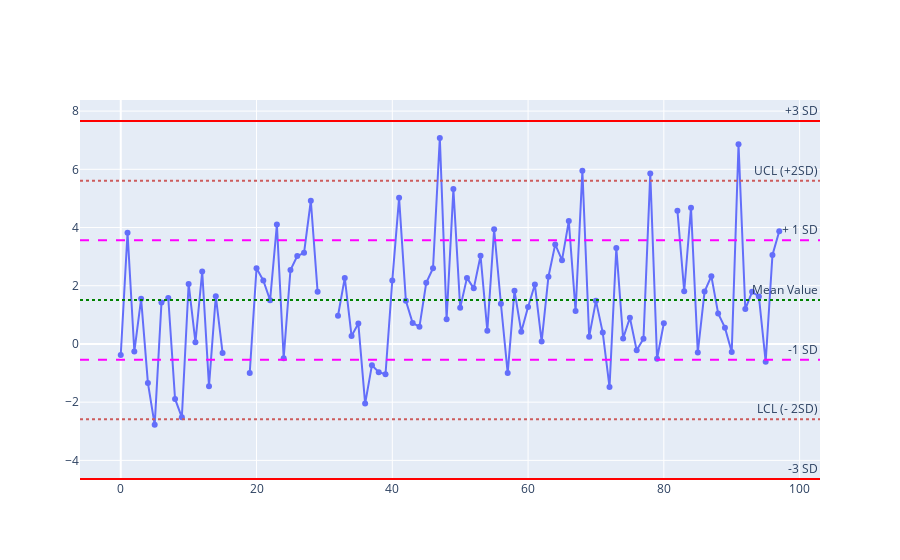

Source (notebook cell):
### Code cell
import plotly.graph_objects as go

fig = go.Figure(data=go.Scatter(y=df['A260 Concentration (ng/ul)'],
           mode='lines+markers'))

fig.add_hline(y=cl, line_color = 'green', line_dash="dot",
              annotation_text="Mean Value", 
              annotation_position="top right")

fig.add_hline(y=sd3pos, line_color = 'red',
              annotation_text="+3 SD", 
              annotation_position="top right")

fig.add_hline(y=ucl, line_color = 'indianred',line_dash='dot',
              annotation_text="UCL (+2SD)", 
              annotation_position="top right")

fig.add_hline(y=sd_pos, line_color = 'magenta',line_dash="dash",
              annotation_text="+ 1 SD", 
              annotation_position="top right")

fig.add_hline(y=sd_neg, line_color = 'magenta',line_dash="dash",
              annotation_text="-1 SD", 
              annotation_position="top right")


fig.add_hline(y=lcl, line_color = 'indianred',line_dash='dot',
              annotation_text="LCL (- 2SD)", 
              annotation_position="top right")

fig.add_hline(y=sd3neg, line_color = 'red',
              annotation_text="-3 SD", 
              annotation_position="top right")




fig.show()

fig.write_html("Negative_Control_Chemagen_21_22.html")

### Figure 1 — Plotly figure (JSON) as saved in the notebook; plotly's stock layout.template omitted (floating-point values rounded to 4 significant figures)
{"data": [{"mode": "lines+markers", "type": "scatter", "y": [-0.38, 3.82, -0.26, 1.55, -1.34, -2.78, 1.42, 1.58, -1.89, -2.52, 2.06, 0.06, 2.49, -1.45, 1.64, -0.31, null, null, null, -1, 2.6, 2.18, 1.5, 4.1, -0.49, 2.54, 3.02, 3.13, 4.92, 1.79, null, null, 0.97, 2.27, 0.27, 0.7, -2.05, -0.73, -0.97, -1.04, 2.18, 5.02, 1.48, 0.72, 0.59, 2.1, 2.6, 7.08, 0.85, 5.32, 1.24, 2.27, 1.91, 3.03, 0.45, 3.94, 1.38, -1, 1.83, 0.42, 1.27, 2.04, 0.08, 2.31, 3.42, 2.88, 4.22, 1.13, 5.95, 0.25, 1.48, 0.39, -1.48, 3.3, 0.19, 0.9, -0.22, 0.18, 5.86, -0.51, 0.71, null, 4.58, 1.81, 4.68, -0.29, 1.8, 2.33, 1.05, 0.56, -0.28, 6.86, 1.2, 1.79, 1.63, -0.61, 3.06, 3.87]}], "layout": {"annotations": [{"showarrow": false, "text": "Mean Value", "x": 1, "xanchor": "right", "xref": "x domain", "y": 1.51, "yanchor": "bottom", "yref": "y"}, {"showarrow": false, "text": "+3 SD", "x": 1, "xanchor": "right", "xref": "x domain", "y": 7.66, "yanchor": "bottom", "yref": "y"}, {"showarrow": false, "text": "UCL (+2SD)", "x": 1, "xanchor": "right", "xref": "x domain", "y": 5.61, "yanchor": "bottom", "yref": "y"}, {"showarrow": false, "text": "+ 1 SD", "x": 1, "xanchor": "right", "xref": "x domain", "y": 3.56, "yanchor": "bottom", "yref": "y"}, {"showarrow": false, "text": "-1 SD", "x": 1, "xanchor": "right", "xref": "x domain", "y": -0.54, "yanchor": "bottom", "yref": "y"}, {"showarrow": false, "text": "LCL (- 2SD)", "x": 1, "xanchor": "right", "xref": "x domain", "y": -2.59, "yanchor": "bottom", "yref": "y"}, {"showarrow": false, "text": "-3 SD", "x": 1, "xanchor": "right", "xref": "x domain", "y": -4.64, "yanchor": "bottom", "yref": "y"}], "shapes": [{"line": {"color": "green", "dash": "dot"}, "type": "line", "x0": 0, "x1": 1, "xref": "x domain", "y0": 1.51, "y1": 1.51, "yref": "y"}, {"line": {"color": "red"}, "type": "line", "x0": 0, "x1": 1, "xref": "x domain", "y0": 7.66, "y1": 7.66, "yref": "y"}, {"line": {"color": "indianred", "dash": "dot"}, "type": "line", "x0": 0, "x1": 1, "xref": "x domain", "y0": 5.61, "y1": 5.61, "yref": "y"}, {"line": {"color": "magenta", "dash": "dash"}, "type": "line", "x0": 0, "x1": 1, "xref": "x domain", "y0": 3.56, "y1": 3.56, "yref": "y"}, {"line": {"color": "magenta", "dash": "dash"}, "type": "line", "x0": 0, "x1": 1, "xref": "x domain", "y0": -0.54, "y1": -0.54, "yref": "y"}, {"line": {"color": "indianred", "dash": "dot"}, "type": "line", "x0": 0, "x1": 1, "xref": "x domain", "y0": -2.59, "y1": -2.59, "yref": "y"}, {"line": {"color": "red"}, "type": "line", "x0": 0, "x1": 1, "xref": "x domain", "y0": -4.64, "y1": -4.64, "yref": "y"}]}}
